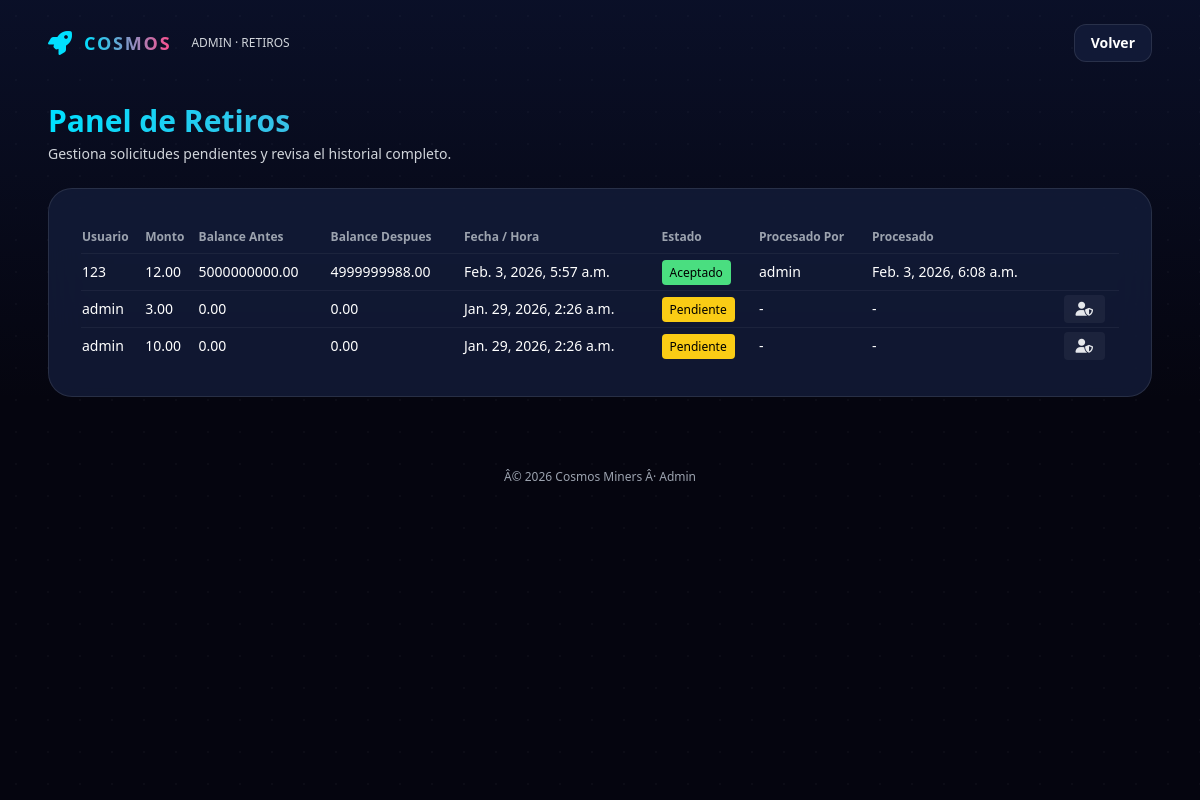
/withdrawals/admin/ (signed in), run on the app's committed database.
### game/models.py (models this page shows, shortened)
class WithdrawalRequest(models.Model):
    STATUS_PENDING = 'pending'
    STATUS_ACCEPTED = 'accepted'
    STATUS_REJECTED = 'rejected'
    STATUS_CHOICES = [
        (STATUS_PENDING, 'Pendiente'),
        (STATUS_ACCEPTED, 'Aceptado'),
        (STATUS_REJECTED, 'Rechazado'),
    ]
    user = models.ForeignKey(settings.AUTH_USER_MODEL, on_delete=models.CASCADE, related_name='withdrawals')
    amount = models.DecimalField(max_digits=12, decimal_places=2)
    created_at = models.DateTimeField(auto_now_add=True)
    status = models.CharField(max_length=10, choices=STATUS_CHOICES, default=STATUS_PENDING)
    processed_at = models.DateTimeField(null=True, blank=True)
    processed_by = models.ForeignKey(settings.AUTH_USER_MODEL, null=True, blank=True, on_delete=models.SET_NULL, related_name='processed_withdrawals')
    balance_before = models.DecimalField(
        max_digits=12,
        decimal_places=2,
        help_text="User balance before withdrawal"
    )
    balance_after = models.DecimalField(
        max_digits=12,
        decimal_places=2,
        help_text="User balance after withdrawal"
    )

### game/views.py (the view)
# urls.py: path("withdrawals/admin/", withdrawals_admin_view, name="withdrawals_admin"),
@login_required
@user_passes_test(lambda u: u.is_staff)
def withdrawals_admin_view(request):
    withdrawals = WithdrawalRequest.objects.select_related("user", "processed_by").order_by("-created_at")
    return render(request, "game/withdrawals_admin.html", {"withdrawals": withdrawals})

### game/templates/game/withdrawals_admin.html (shortened to what this page needs)
<!DOCTYPE html>
<html lang="es">
<head>
  <script src="https://cdn.tailwindcss.com"></script>
  <link rel="stylesheet"
        href="https://cdnjs.cloudflare.com/ajax/libs/font-awesome/6.4.0/css/all.min.css"/>
</head>
<body class="min-h-screen bg-space text-white overflow-x-hidden relative">
<div class="absolute inset-0 bg-[radial-gradient(circle,_rgba(255,255,255,0.15)_1px,_transparent_1px)] bg-[size:32px_32px] opacity-20"></div>
<div class="absolute inset-0 bg-gradient-to-b from-blue-900/20 via-transparent to-pink-900/20"></div>
<header class="relative z-10 px-6 py-6 flex items-center justify-between max-w-6xl mx-auto">
  <div class="flex items-center gap-3">
    <i class="fas fa-rocket text-accent text-2xl"></i>
    <span class="font-extrabold tracking-widest text-lg bg-gradient-to-r from-accent to-pink bg-clip-text text-transparent">COSMOS</span>
    <span class="text-xs text-gray-300 ml-2">ADMIN · RETIROS</span>
  </div>
  <a href="/home/" class="bg-card backdrop-blur-xl border border-white/10 px-4 py-2 rounded-xl text-sm font-semibold">
    Volver
  </a>
</header>
<section class="relative z-10 px-6 mt-4 mb-6 max-w-6xl mx-auto">
  <h1 class="text-3xl font-black leading-tight bg-gradient-to-r from-accent to-pink bg-clip-text text-transparent">
  </h1>
  <p class="text-sm text-gray-300 mt-1">Gestiona solicitudes pendientes y revisa el historial completo.</p>
</section>
<main class="relative z-10 px-6 pb-12 max-w-6xl mx-auto">
  <div class="bg-card backdrop-blur-xl border border-white/10 rounded-3xl p-6 lg:p-8">
    <div class="overflow-x-auto">
      <table class="w-full text-left text-sm">
        <thead class="text-gray-400 text-xs">
          <tr>
            <th class="py-2">Usuario</th>
            <th>Monto</th>
            <th>Balance Antes</th>
            <th>Balance Despues</th>
            <th>Fecha / Hora</th>
            <th>Estado</th>
            <th>Procesado Por</th>
            <th>Procesado</th>
            <th></th>
          </tr>
        </thead>
        <tbody id="withdrawalsTable">
          {% for w in withdrawals %}
          <tr class="border-t border-white/5">
            <td class="py-2">{{ w.user.username }}</td>
            <td>{{ w.amount }}</td>
            <td>{{ w.balance_before }}</td>
            <td>{{ w.balance_after }}</td>
            <td>{{ w.created_at }}</td>
            <td>
              {% if w.status == 'pending' %}
                <span class="px-2 py-1 rounded bg-yellow-400 text-black text-xs">Pendiente</span>
              {% elif w.status == 'accepted' %}
                <span class="px-2 py-1 rounded bg-green-400 text-black text-xs">Aceptado</span>
              {% elif w.status == 'rejected' %}
                <span class="px-2 py-1 rounded bg-red-500 text-white text-xs">Rechazado</span>
              {% else %}
                <span class="px-2 py-1 rounded bg-white/5 text-xs capitalize">{{ w.status }}</span>
              {% endif %}
            </td>
            <td>{{ w.processed_by.username|default:"-" }}</td>
            <td>{{ w.processed_at|default:"-" }}</td>
            <td>
              {% if w.status == 'pending' %}
                <button data-id="{{ w.id }}" data-amount="{{ w.amount }}" class="admin-action px-3 py-1 rounded bg-white/5 text-gray-200 text-sm" title="Procesar">
                  <i class="fas fa-user-shield"></i>
                </button>
              {% endif %}
            </td>
          </tr>
          {% empty %}
          <tr><td colspan="9" class="text-gray-400 text-xs py-4">Sin solicitudes</td></tr>
          {% endfor %}
        </tbody>
      </table>
    </div>
  </div>
</main>
<footer class="relative z-10 mt-6 pb-10 text-center text-gray-400 text-xs">
  Â© 2026 Cosmos Miners Â· Admin
</footer>
</body>
</html>

### data on the page
WithdrawalRequest: user.username "123", amount "12.00", balance_before "5000000000.00", balance_after "4999999988.00", created_at "Feb. 3, 2026, 5:57 a.m.", status "Aceptado", processed_by.username "admin", processed_at "Feb. 3, 2026, 6:08 a.m."
WithdrawalRequest: user.username "admin", amount "3.00", balance_before "0.00", balance_after "0.00", created_at "Jan. 29, 2026, 2:26 a.m.", status "Pendiente", processed_by.username "-", processed_at "-"
WithdrawalRequest: user.username "admin", amount "10.00", balance_before "0.00", balance_after "0.00", created_at "Jan. 29, 2026, 2:26 a.m.", status "Pendiente", processed_by.username "-", processed_at "-"
